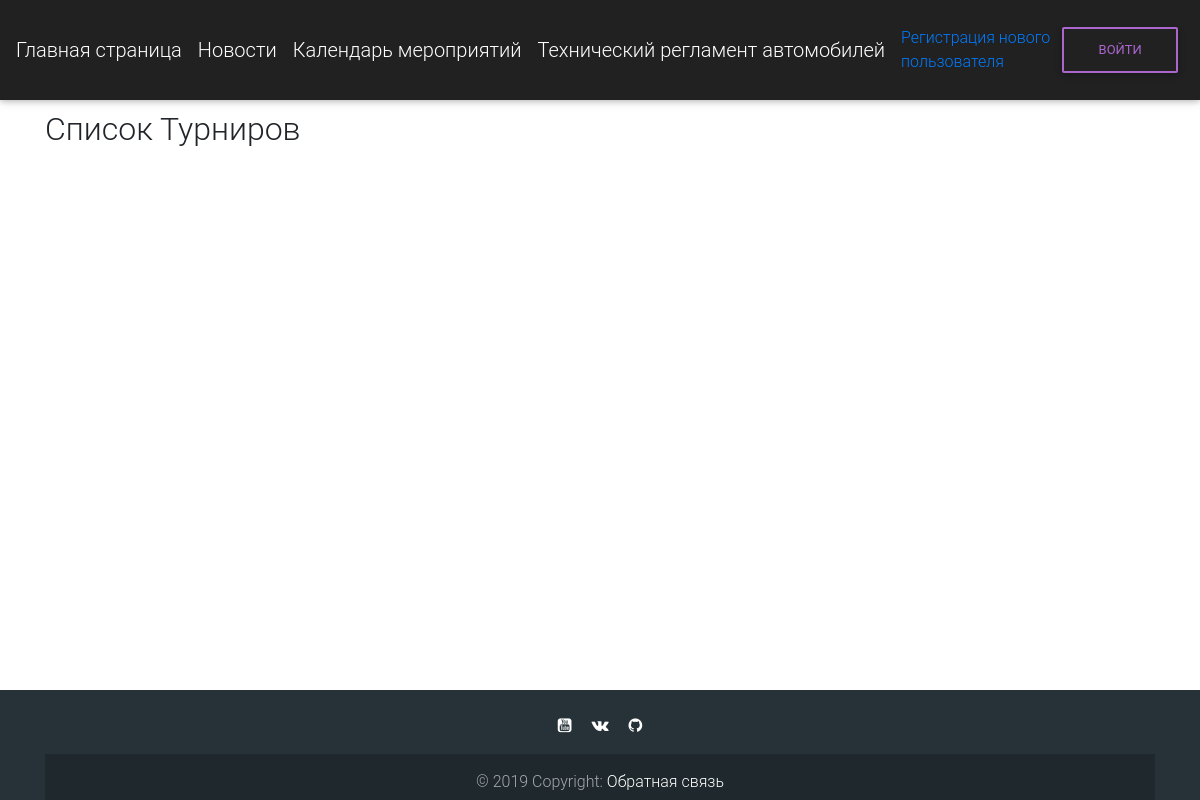
/tournaments/, run on an earlier commit of the app's database.
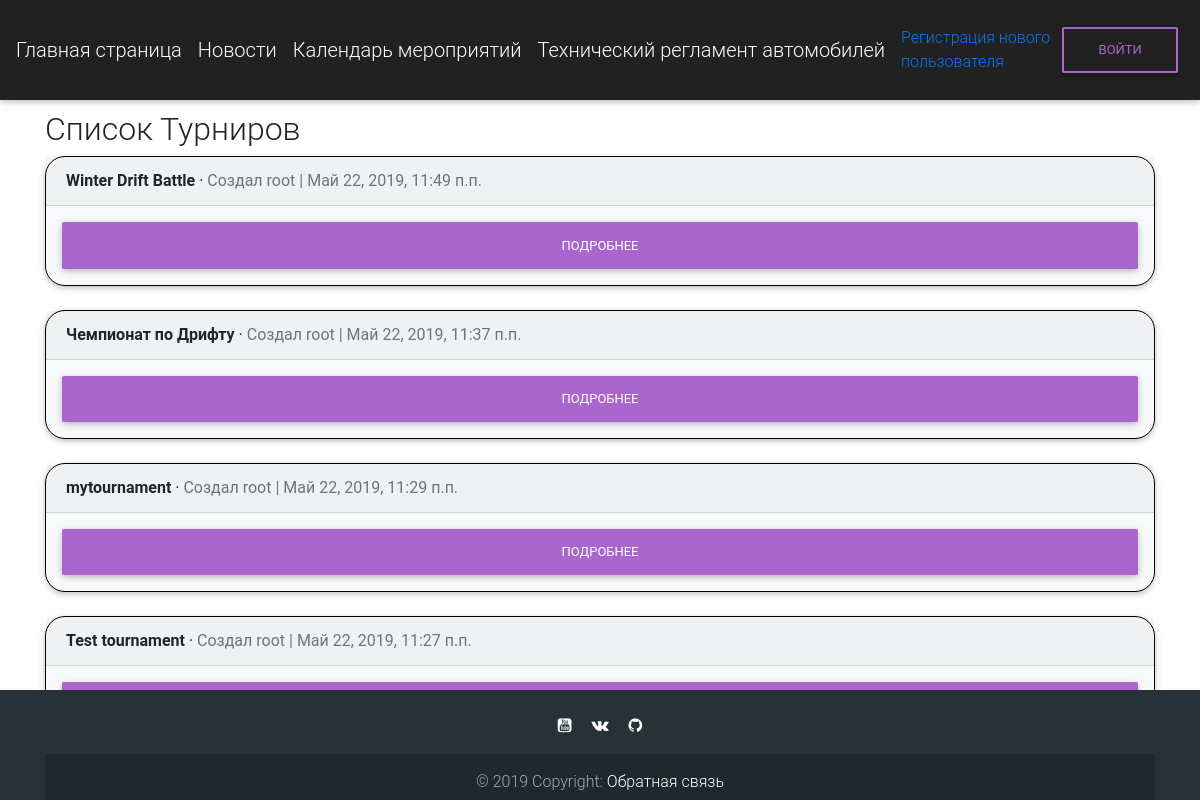
And on a later commit of the database.
### tournaments/models.py (models this page shows, shortened)
class Tournament(models.Model):
    id = models.IntegerField(primary_key=True)
    name = models.CharField(max_length=255, verbose_name="Название")
    url = models.CharField(max_length=255, verbose_name="Адрес", default="123321")
    date = models.DateTimeField(auto_now_add=True, verbose_name='Дата создания') #default=timezone.now
    author = models.ForeignKey(
        settings.AUTH_USER_MODEL,
        on_delete=models.CASCADE,
        verbose_name = "Создал"
    )

### users/models.py (models this page shows)
class CustomUser(AbstractUser):
    date_of_birth = models.DateTimeField(verbose_name='Дата рождения', default=date.today)
    full_name = models.CharField(max_length=255, verbose_name='Фамилия', null=True)
    phone_no = models.CharField(max_length=255, verbose_name='Контактный телефон', default='+7-499-555-55-55')
    PILOT = 'ПИ'
    VIEWER = 'ПО'
    PARTNER = 'ПА'
    MEMBER = 'УЧ'
    ROLE_CHOICES = (
        (PILOT, 'Пилот'),
        (MEMBER, 'Член команды'),
        (PARTNER, 'Партнер'),
        (VIEWER, 'Зритель'),
    )
    user_role = models.CharField(max_length=2,
        choices=ROLE_CHOICES,
        default=VIEWER,
        verbose_name='Роль пользователя'
    )

### tournaments/views.py (the view)
# urls.py: path('', views.TournamentListView.as_view(), name='tournament_list'),
class TournamentListView(ListView):
    model = Tournament
    template_name = 'tournaments_list.html'
    def get_queryset(self):
        return self.model.objects.order_by('-date')

### templates/tournaments_list.html (shortened to what this page needs)
{% extends 'base.html' %}
{% block content %}
  <h2>Список Турниров</h2>
  {% for object in object_list %}
    <div class="card" style="background: #f8f9fa; border: 1px solid black; border-radius: 20px;">
      <div class="card-header">
        <span class="font-weight-bold">{{ object.name }}</span> &middot;
        <span class="text-muted">Создал {{ object.author.username }} | {{ object.date }}</span>
      </div>
      <a class="btn btn-secondary m-3" href="{% url 'tournament_detail' object.pk %}">Подробнее</a>
    </div>
    <br />
  {% endfor %}
{% endblock %}

### templates/base.html (shortened to what this page needs)
{% load static %}
<!doctype html>
<html lang="en">
  <head>
    <link rel="stylesheet" href="https://stackpath.bootstrapcdn.com/bootstrap/4.1.3/css/bootstrap.min.css">
    <link rel="stylesheet" href="https://cdnjs.cloudflare.com/ajax/libs/font-awesome/4.7.0/css/font-awesome.min.css">
    <link rel="stylesheet" href="{% static 'css/base.css' %}" type="text/css">
    <link rel="stylesheet" href="{% static 'css/mdb.min.css' %}" type="text/css">
  </head>
  <body>
    <nav class="navbar fixed-top navbar-expand-md navbar-dark bg-dark mb-4" style="height: 100px;">
      <a class="navbar-brand" href="{% url 'home' %}">Главная страница</a>
      <a class="navbar-brand" href="{% url 'posts_list' %}">Новости</a>
      <a class="navbar-brand" href="#">Календарь мероприятий</a>
      <a class="navbar-brand" href="#">Технический регламент автомобилей</a>
      {% if user.is_superuser %}
      <a class="navbar-brand" href="{% url 'tournament_new' %}">Создать турнир</a>
        <ul class="navbar-nav mr-auto">
            <li class="nav-item"><a href="{% url 'post_new' %}">+ Создать новость</a></li>
        </ul>
      {% else %}
        <ul class="navbar-nav mr-auto">
            <li class="nav-item">
              <a href="{% url 'signup' %}">Регистрация нового пользователя</a>
            </li>
        </ul>
      {% endif %}
      <div class="collapse navbar-collapse" id="navbarCollapse">
        {% if user.is_authenticated %}
          <ul class="navbar-nav ml-auto">
            <li class="nav-item">
              <a class="nav-link dropdown-toggle" href="#" id="userMenu"\
              data-toggle="dropdown" aria-haspopup="true" aria-expanded\
              ="false">
                {{ user.username }}
              </a>
              <div class="dropdown-menu dropdown-menu-right"\
              aria-labelledby="userMenu">
                <a class="dropdown-item" href="{% url 'password_change' %}">Изменить пароль</a>
                <div class="dropdown-divider"></div>
                {% if user.is_superuser %}
                  <a class="dropdown-item" href="/admin">Админ-панель</a>
                  <div class="dropdown-divider"></div>
                {% endif %}
                {% if user.is_authenticated %}
                  <a class="dropdown-item" href="{% url 'orders_list' %}">Заявки</a>
                  <div class="dropdown-divider"></div>
                  <a class="dropdown-item" href="{% url 'user_profile' %}">Личный кабинет</a>
                {% endif %}
                <div class="dropdown-divider"></div>
                <a class="dropdown-item" href="{% url 'logout' %}">Выйти</a>
              </div>
            </li>
          </ul>
        {% else %}
          <form class="form-inline ml-auto">
            <a href="{% url 'login' %}" class="btn btn-outline-secondary">Войти</a>
          </form>
        {% endif %}
      </div>
    </nav>
    <div class="container" style="top: 110px; bottom: 120px; margin-bottom: 100px; position: relative;">
      {% block content %}
      {% endblock content %}
    </div>
  </body>
  <footer class="page-footer fixed-bottom special-color-dark pt-4" style="height: 110px; width: 100%; left: 0px; right: 0px; margin-top: 100px;">
    <div class="container">
      <ul class="list-unstyled list-inline text-center">
        <li class="list-inline-item">
          <a class="btn-floating btn-fb mx-1" href="https://youtube.com/">
            <i class="fa fa-youtube-square fa-1x"></i>
          </a>
        </li>
        <li class="list-inline-item">
          <a class="btn-floating btn-li mx-1" href="https://vk.com/">
            <i class="fa fa-vk fa-1x"></i>
          </a>
        </li>
        <li class="list-inline-item">
          <a class="btn-floating btn-li mx-1" href="https://github.com/Arthadftz/">
            <i class="fa fa-github fa-1x"></i>
          </a>
        </li>
      </ul>
    <div class="footer-copyright text-center py-3" style="width: 100%;">© 2019 Copyright:
      <a href="{% url 'feedback_form' %}"> Обратная связь</a>
    </div>
  </footer>
</html>

### static/css/base.css (style rules this page uses)
body { background-image:url(http://crossbones.org.uk/wp-content/uploads/2016/08/grey-background.jpg); background-repeat: no-repeat; background-position: center 55px; background-size: 100%; background-attachment: fixed; }

What changed in the data, as far as the page shows it:
added Tournament: name "Winter Drift Battle", author.username "root", date "Май 22, 2019, 11:49 п.п."
added Tournament: name "Чемпионат по Дрифту", author.username "root", date "Май 22, 2019, 11:37 п.п."
added Tournament: name "mytournament", author.username "root", date "Май 22, 2019, 11:29 п.п."
added Tournament: name "Test tournament", author.username "root", date "Май 22, 2019, 11:27 п.п."
